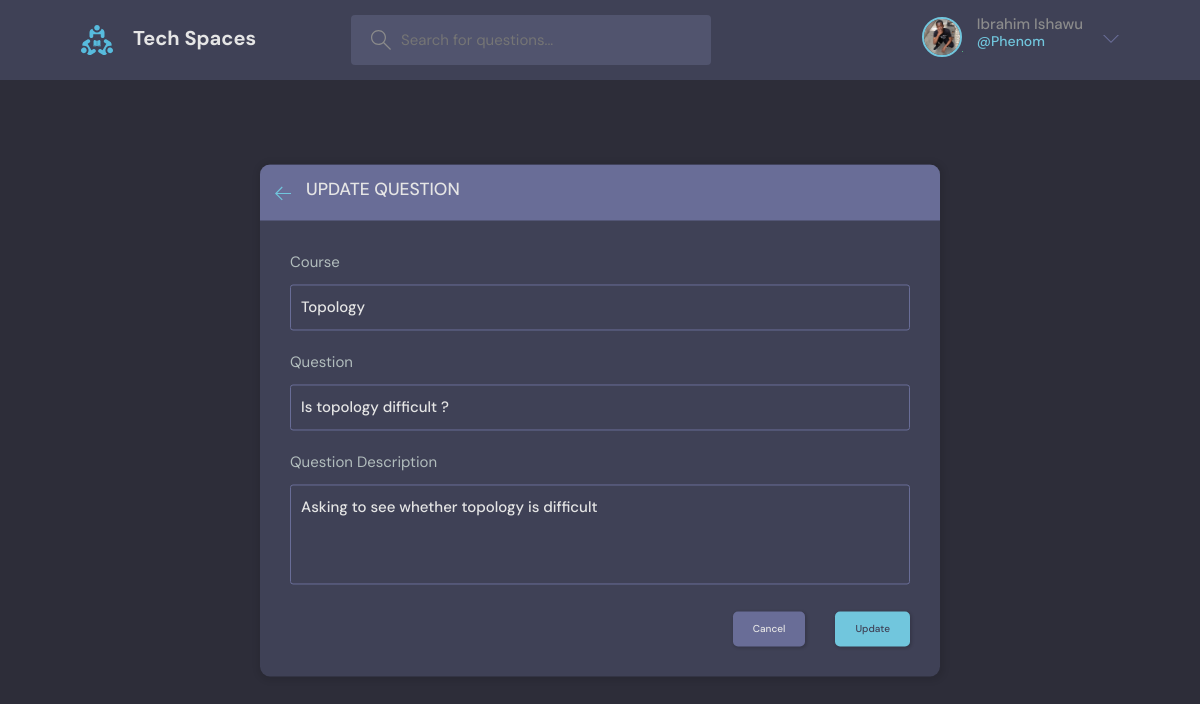
Page /question/1/update/ (signed in) on the committed database.
### core/models.py (models this page shows, shortened)
class User(AbstractUser):
    name = models.CharField(max_length=200, null=True)
    email = models.EmailField(unique=True, null=True)
    bio = models.TextField(null=True)
    avatar = models.ImageField(null=True, default='avatar.svg', upload_to='avatars')
    REQUIRED_FIELDS = []

class Question(models.Model):
    student = models.ForeignKey(User, on_delete=models.SET_NULL, null=True)
    course = models.ForeignKey(Course, on_delete=models.SET_NULL, null=True)
    name = models.CharField(max_length=200)
    description = models.TextField(null=True, blank=True)
    contributors = models.ManyToManyField(User, related_name='participants', blank=True)
    updated = models.DateTimeField(auto_now=True)
    created = models.DateTimeField(auto_now_add=True)
    class Meta:
        ordering = ["-updated", "-created"]

class Course(models.Model):
    name = models.CharField(max_length=200)
    def __str__(self):
        return self.name

### core/views.py (the view, shortened to what this page needs)
# urls.py: path('question/<int:pk>/update/', views.UpdateQuestion.as_view(), name='update_question'),
class UpdateQuestion(LoginRequiredMixin, View):
    def get(self, request, pk):
        curr_question = get_object_or_404(Question, id=pk)
        form = AskQuestionForm(instance=curr_question)
        context = {
            'question': curr_question,
            'form': form,
        }
        return render(request, 'core/update_question.html', context)

### core/forms.py
class AskQuestionForm(forms.ModelForm):
    description = forms.CharField(widget=forms.Textarea(attrs={
        'placeholder': 'Give a short description about your question and how you want it answered',
    }))
    class Meta:
        model = Question
        fields = ['name', 'description']

### core/templates/core/update_question.html (shortened to what this page needs)
{% extends 'core/base.html' %}
{% block content %}
  <main class="create-room layout">
    <div class="container">
      <div class="layout__box">
        <div class="layout__boxHeader">
          <div class="layout__boxTitle">
            <a href="{{ request.META.HTTP_REFERER }}">
              <svg version="1.1" xmlns="http://www.w3.org/2000/svg" width="32" height="32" viewBox="0 0 32 32">
                <title>arrow-left</title>
                <path
                  d="M13.723 2.286l-13.723 13.714 13.719 13.714 1.616-1.611-10.96-10.96h27.625v-2.286h-27.625l10.965-10.965-1.616-1.607z">
                </path>
              </svg>
            </a>
            <h3>Update Question</h3>
          </div>
        </div>
        <div class="layout__body">
          <form class="form" method='POST'>
            <div class="form__group">
              <label for="room_topic">Course</label>
              <input required type="text" name="course" value="{{ question.course }}" id="question_course" list="course-list" />
            </div>
              <div class="form__group">
                <label for="room_name">Question</label>
                {{ form.name }}
              </div>
              <div class="form__group">
                <label for="room_description">Question Description</label>
                {{ form.description }}
              </div>
            <div class="form__action">
              <a class="btn btn--dark" href="/">Cancel</a>
              <button class="btn btn--main" type="submit">Update</button>
            </div>
          </form>
        </div>
      </div>
    </div>
  </main>
{% endblock content %}

### core/templates/core/_header.html (shortened to what this page needs)
{% load static %}
<header class="header header--loggedIn">
      <div class="container">
        <a href="/" class="header__logo">
          <img src="{% static 'core/img/logo.svg' %}" />
          <h1>Tech Spaces</h1>
        </a>
        <form class="header__search">
          <label>
            <input name='query' placeholder="Search for questions..." />
          </label>
        </form>
        <nav class="header__menu">
          {% if not request.user.is_authenticated %}
            <a href="{% url 'login' %}">
              <img src="{% static 'core/img/avatar.svg' %}" />
              <p>Login</p>
            </a>
          {% else %}
            <div class="header__user">
              <a href="{% url 'update_profile' %}">
                <div class="avatar avatar--medium active">
                  <img src="{{ request.user.avatar.url }}" />
                </div>
                <p>{{ request.user.name }} <span>@{{ request.user.username }}</span></p>
              </a>
              <button class="dropdown-button">
                <svg version="1.1" xmlns="http://www.w3.org/2000/svg" width="32" height="32" viewBox="0 0 32 32">
                  <title>chevron-down</title>
                  <path d="M16 21l-13-13h-3l16 16 16-16h-3l-13 13z"></path>
                </svg>
              </button>
            </div>
          {% endif %}
        </nav>
      </div>
    </header>

### rows in the picture
User: user.avatar (picture), user.name "Ibrahim Ishawu", user.username "Phenom"
Question: course "Topology", name "Is topology difficult ?", description "Asking to see whether topology is difficult"
